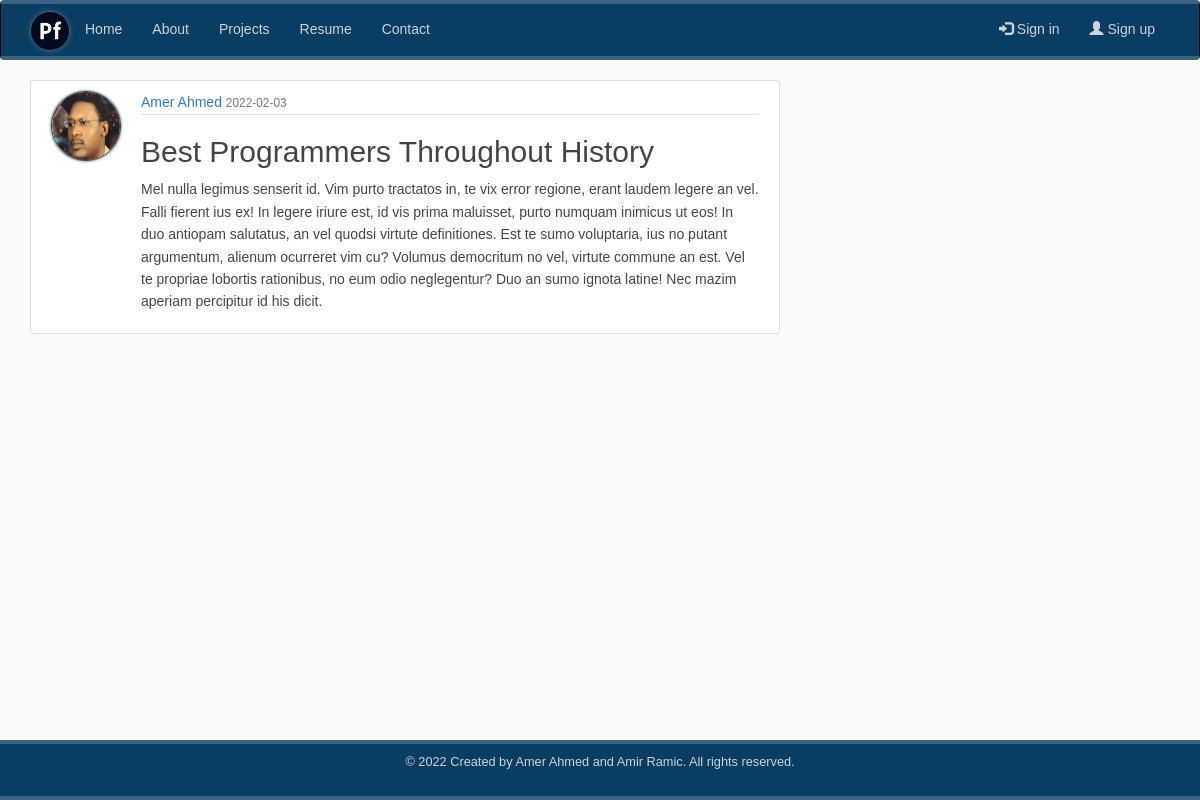
The page /post/30 on the database its author committed.
### app/models/models/models.py (models this page shows, shortened)
class User(db.Model, UserMixin):
    __tablename__ = 'users'
    id = db.Column(db.Integer, primary_key=True)
    username = db.Column(db.String(64), unique=True, nullable=False, index=True)
    email = db.Column(db.String(120), unique=True, nullable=False, index=True)
    profile = db.Column(db.String(20), nullable=False, default='default.jpg')
    password = db.Column(db.String(64), nullable=False)
    posts = db.relationship('Post', backref='author', lazy='dynamic')

class Post(db.Model):
    __tablename__ = 'posts'
    id = db.Column(db.Integer, primary_key=True)
    title = db.Column(db.String(100), nullable=False)
    published = db.Column(db.DateTime, index=True, default=datetime.utcnow)
    content = db.Column(db.Text, nullable=False)
    user_id = db.Column(db.Integer, db.ForeignKey('users.id'), nullable=False)

### app/posts/roues/routes.py (the view)
@posts.route('/post/<int:post_id>')
def post(post_id):
    post = Post.query.get_or_404(post_id)
    return render_template('posts/post.html', post=post)

### app/templates/posts/post.html (shortened to what this page needs)
{% extends "base.html" %}
{% block page_content %}
<article class="media content-section">
    <img class="rounded-circle article-img" src="{{ url_for('static', filename='profile_pics/'
+ post.author.profile) }}" alt="Profile">
    <div class="media-body">
        <div class="article-metadata">
            <a class="mr-2" href="{{ url_for('users.user_posts', username=post.author.username) }}">{{
                post.author.username }}</a>
            <small class="text-muted">{{ post.published.strftime('%Y-%m-%d') }}</small>
        </div>
        <h2 class="article-title">{{ post.title }}</h2>
        <p class="article-content">{{ post.content }}</p>
    </div>
</article>
{% endblock %}

### app/static/css/main.css (style rules this page uses)
* { margin: 0; padding: 0; box-sizing: border-box; }
html { position: relative; min-height: 100%; }
body { font-family: 'Lucida Grande', 'Lucida Sans Unicode', 'Geneva', 'Verdana', sans-serif; background: #fafafa; color: #444444; font-weight: lighter; justify-content: start; padding-bottom: 80px; line-height: 1.6; }
h1, h2, h3, h4, h5, h6 { color: #444444; }
.content-section { background: #ffffff; padding: 10px 20px; border: 1px solid #dddddd; border-radius: 3px; margin-bottom: 20px; }
.article-title { color: #444444; }
.article-content { white-space: pre-line; }
.article-img { height: 65px; width: 65px; margin-right: 16px; }
.article-metadata { padding-bottom: 1px; margin-bottom: 4px; border-bottom: 1px solid #e3e3e3; }
.article-img { float: left; height: 70px; width: 70px; margin-right: 20px; margin-bottom: 16px; border-radius: 50%; border:1px #333333 solid; box-shadow: 0 0 3px #23435d; }

### rows shown on the page
User: profile (picture), author.username "Amer Ahmed"
Post: published "2022-02-03", title "Best Programmers Throughout History", content "Mel nulla legimus senserit id. Vim purto tractatos in, te vix error regione, erant laudem legere an vel. Falli fierent ius ex! In legere iriure est, id vis prima maluisset, purto numquam inimicus ut eos! In duo antiopam salutatus, an vel quodsi virtute definitiones. Est te sumo voluptaria, ius no putant argumentum, alienum ocurreret vim cu? Volumus democritum no vel, virtute commune an est. Vel te propriae lobortis rationibus, no eum odio neglegentur? Duo an sumo ignota latine! Nec mazim aperiam percipitur id his dicit."
